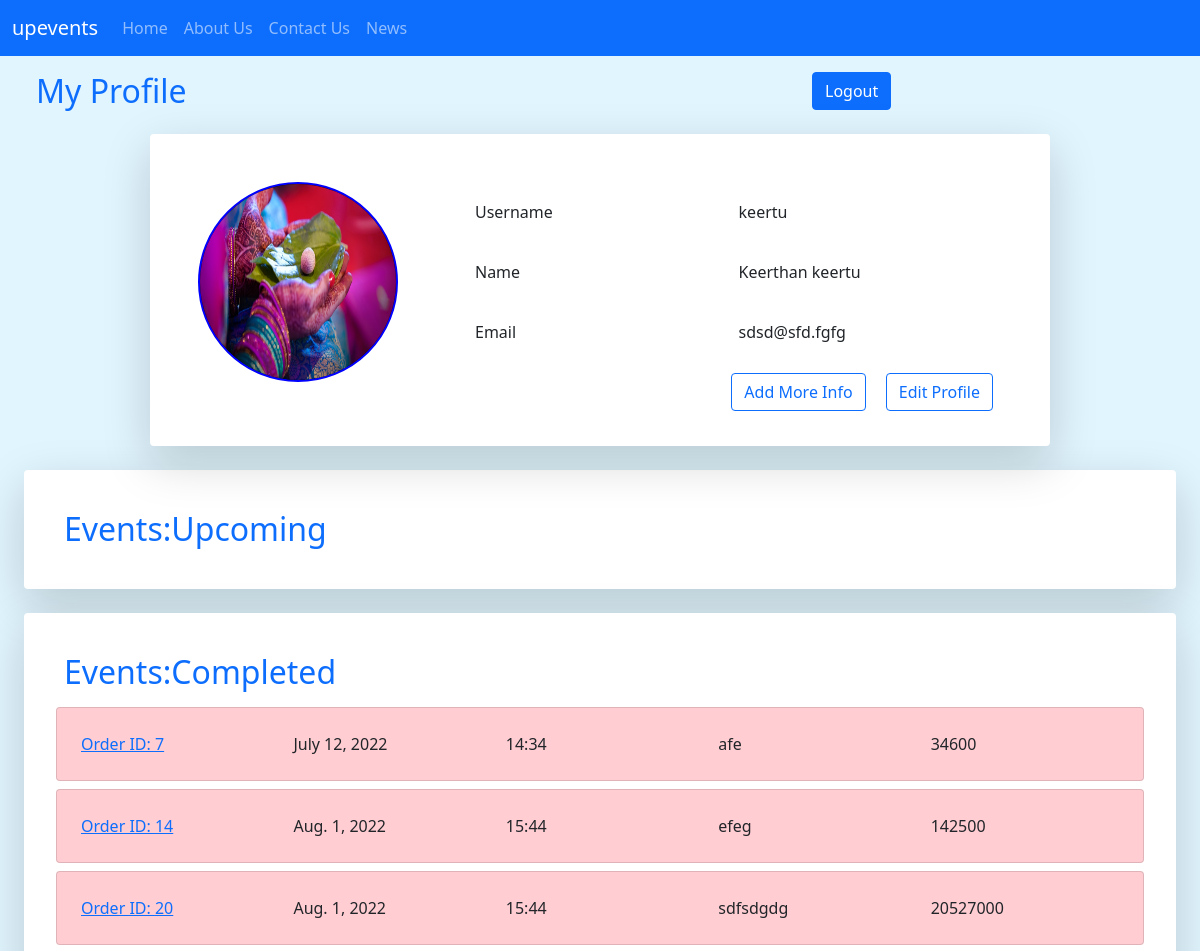
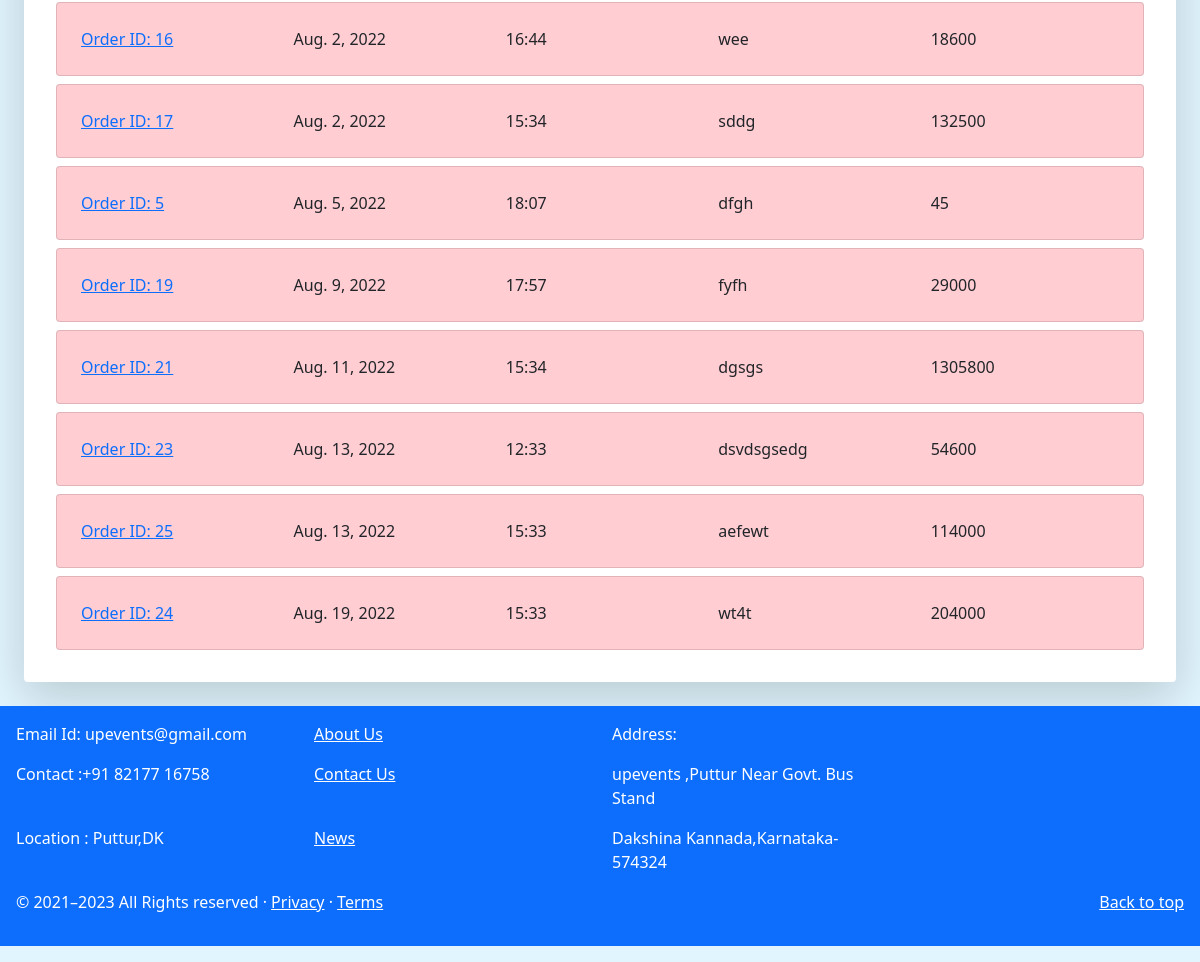
Screenshot of /user/userprofile/ (signed in) with the database file from the repository (2 pictures, top to bottom).
### user/models.py (models this page shows, shortened)
class UserProfile(models.Model):
    u_id=models.AutoField(primary_key=True)
    user_name=models.CharField(max_length=30,unique=True)
    user_mbl_no=models.CharField(max_length=60)
    user_dob=models.DateField()
    user_gender=models.CharField(max_length=30)
    user_image=models.URLField(null=True)

class Order(models.Model):
    order_id=models.AutoField(primary_key=True)
    user_name=models.CharField(max_length=30)
    name=models.CharField(max_length=70)
    mbl_no=models.CharField(max_length=70)
    email=models.CharField(max_length=70)
    date=models.DateField()
    time=models.CharField(max_length=70)
    est_people=models.IntegerField()
    venue=models.CharField(max_length=70)
    venue_address=models.CharField(max_length=300)
    venue_pin=models.CharField(max_length=70)
    est_cost=models.IntegerField()
    invite_image=models.URLField()
    order_items=models.TextField(default='')

### user/views.py (the view)
# urls.py: path('userprofile/',views.userprofile,name="userprofile"),
def userprofile(request):
    dateoftoday=date.today()
    order_items_over=Order.objects.filter(user_name=request.user,date__lte=dateoftoday).order_by('date')
    order_items_coming=Order.objects.filter(user_name=request.user,date__gt=dateoftoday).order_by('date')
    userprofile=UserProfile.objects.filter(user_name=request.user)
    return render(request ,'user/userprofile.html',{'user_image':userprofile,'order_items_over':order_items_over,'order_items_coming':order_items_coming})

### user/templates/user/userprofile.html (shortened to what this page needs)
{% extends 'user/basic.html' %}
{% load static %}
{% block bg-img %}
style="background-color:#E1F5FE; "
{% endblock bg-img %}
{% load static %}
{% block body %}
{% if user.is_authenticated %}
<div class="row mx-4 my-3 justify-content-between ">
  <div class="col-4">
    <h2 class="text-primary">My Profile</h2>
  </div>
  <div class="col-4 ">
    <a href="/logout" class="btn btn-primary mx-2" type="button">Logout</a>
  </div>
</div>
<div class="card container mt-2 border-0 shadow-lg rounded">
  <div class="row m-2 p-3 ">
    <div class="col-4">
      <div class="image pt-4">
        {% if user_image %}
        {% for userinfo in user_image %}
        {% if userinfo.user_image %}
        <img src="{{userinfo.user_image}}" style="border-radius: 100px; border:2px solid blue ;background-color:black; "
          height="200px" width="200px" class="img-responsive">
        {% else %}
        <img src="{% static '/user/images/birthday.jpg' %}"
          style="border-radius: 100px; border:2px solid blue ;background-color:black; " height="200px" width="200px"
          class="img-responsive">
        {% endif %}
        {% endfor %}
        {% else %}
        <img src="{% static '/user/images/birthday.jpg' %}"
          style="border-radius: 100px; border:2px solid blue ;background-color:black; " height="200px" width="200px"
          class="img-responsive">
        {% endif %}
      </div>
    </div>
    <div class="col container pt-4">
      <table>
        <tr>
          <td>Username</td>
          <td>{{user.username}}</td>
        </tr>
        <tr>
          <td>Name</td>
          <td>{{user.get_full_name}}</td>
        </tr>
        <tr>
          <td>Email</td>
          <td>{{user.email}}</td>
        </tr>
        <tr class="mt-4" style="text-align: right;">
          <td colspan="2">
            <a href="/user/addprofile" class="btn btn-outline-primary mx-2" type="button">Add More Info</a>
            <a href="/user/editprofile" class="btn btn-outline-primary mx-2" type="button">Edit Profile</a>
          </td>
        </tr>
      </table>
    </div>
  </div>
</div>
<div class="shadow-lg rounded  p-4 m-4  bg-white">
  <h2 class="m-3 text-primary">Events:Upcoming</h2>
</div>
<div class="shadow-lg rounded p-4 m-4  bg-white">
  <h2 class="m-3 text-primary">Events:Completed</h2>
  {% for i in order_items_over %}
  <div class="card p-4 m-2 " style="background-color: #FFCDD2;">
    <div class="row">
      <div class="col ">
        <a href="/user/orderinfo/{{i.order_id}}" class=""> Order ID: {{i.order_id}}
        </a>
      </div>
      <div class="col">{{i.date}}</div>
      <div class="col">{{i.time}}</div>
      <div class="col">{{i.venue}}</div>
      <div class="col">{{i.est_cost}}</div>
    </div>
  </div>
  {% endfor %}
</div>
{% else %}
<h3 class="text-center my-4">Please Log in</h3>
<div class="container my-4 text-center">
  <a href="/login" class="btn btn-outline-primary mx-2 " type="button">Login</a>
</div>
{%endif%}
{% endblock body %}

### user/static/user/css/customcss.css (style rules this page uses)
.container { max-width: 900px; margin: 0 auto; }

### user/templates/user/basic.html (style rules this page uses)
td { width: 269px; height: 60px; }

### rows the page displays
UserProfile: user_image (picture)
Order: order_id "7", date "July 12, 2022", time "14:34", venue "afe", est_cost "34600"
Order: order_id "14", date "Aug. 1, 2022", time "15:44", venue "efeg", est_cost "142500"
Order: order_id "20", date "Aug. 1, 2022", time "15:44", venue "sdfsdgdg", est_cost "20527000"
Order: order_id "16", date "Aug. 2, 2022", time "16:44", venue "wee", est_cost "18600"
Order: order_id "17", date "Aug. 2, 2022", time "15:34", venue "sddg", est_cost "132500"
Order: order_id "5", date "Aug. 5, 2022", time "18:07", venue "dfgh", est_cost "45"
Order: order_id "19", date "Aug. 9, 2022", time "17:57", venue "fyfh", est_cost "29000"
Order: order_id "21", date "Aug. 11, 2022", time "15:34", venue "dgsgs", est_cost "1305800"
Order: order_id "23", date "Aug. 13, 2022", time "12:33", venue "dsvdsgsedg", est_cost "54600"
Order: order_id "25", date "Aug. 13, 2022", time "15:33", venue "aefewt", est_cost "114000"
Order: order_id "24", date "Aug. 19, 2022", time "15:33", venue "wt4t", est_cost "204000"

### other values shown
{{ user.username }} "keertu"
{{ user.get_full_name }} "Keerthan keertu"
{{ user.email }} "sdsd@sfd.fgfg"
